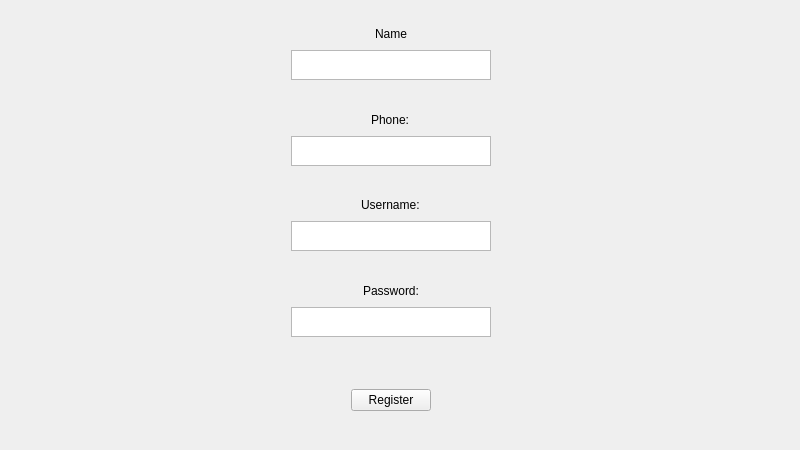
<?xml version="1.0" encoding="UTF-8"?>
<ui version="4.0">
 <class>Form</class>
 <widget class="QWidget" name="Form">
  <property name="geometry">
   <rect>
    <x>0</x>
    <y>0</y>
    <width>800</width>
    <height>450</height>
   </rect>
  </property>
  <property name="windowTitle">
   <string>Form</string>
  </property>
  <widget class="QWidget" name="verticalLayoutWidget_2">
   <property name="geometry">
    <rect>
     <x>0</x>
     <y>0</y>
     <width>781</width>
     <height>361</height>
    </rect>
   </property>
   <layout class="QVBoxLayout" name="verticalLayout_3">
    <item>
     <spacer name="verticalSpacer_3">
      <property name="orientation">
       <enum>Qt::Vertical</enum>
      </property>
      <property name="sizeHint" stdset="0">
       <size>
        <width>20</width>
        <height>40</height>
       </size>
      </property>
     </spacer>
    </item>
    <item>
     <layout class="QHBoxLayout" name="horizontalLayout_14">
      <item>
       <spacer name="horizontalSpacer_16">
        <property name="orientation">
         <enum>Qt::Horizontal</enum>
        </property>
        <property name="sizeHint" stdset="0">
         <size>
          <width>40</width>
          <height>20</height>
         </size>
        </property>
       </spacer>
      </item>
      <item>
       <widget class="QLabel" name="label">
        <property name="text">
         <string>Name</string>
        </property>
       </widget>
      </item>
      <item>
       <spacer name="horizontalSpacer_15">
        <property name="orientation">
         <enum>Qt::Horizontal</enum>
        </property>
        <property name="sizeHint" stdset="0">
         <size>
          <width>40</width>
          <height>20</height>
         </size>
        </property>
       </spacer>
      </item>
     </layout>
    </item>
    <item>
     <layout class="QHBoxLayout" name="horizontalLayout_9">
      <item>
       <spacer name="horizontalSpacer_6">
        <property name="orientation">
         <enum>Qt::Horizontal</enum>
        </property>
        <property name="sizeHint" stdset="0">
         <size>
          <width>40</width>
          <height>20</height>
         </size>
        </property>
       </spacer>
      </item>
      <item>
       <widget class="QTextEdit" name="nameBox">
        <property name="enabled">
         <bool>true</bool>
        </property>
        <property name="maximumSize">
         <size>
          <width>200</width>
          <height>30</height>
         </size>
        </property>
       </widget>
      </item>
      <item>
       <spacer name="horizontalSpacer_5">
        <property name="orientation">
         <enum>Qt::Horizontal</enum>
        </property>
        <property name="sizeHint" stdset="0">
         <size>
          <width>40</width>
          <height>20</height>
         </size>
        </property>
       </spacer>
      </item>
     </layout>
    </item>
    <item>
     <spacer name="verticalSpacer_2">
      <property name="orientation">
       <enum>Qt::Vertical</enum>
      </property>
      <property name="sizeHint" stdset="0">
       <size>
        <width>20</width>
        <height>40</height>
       </size>
      </property>
     </spacer>
    </item>
    <item>
     <layout class="QHBoxLayout" name="horizontalLayout_15">
      <item>
       <spacer name="horizontalSpacer_18">
        <property name="orientation">
         <enum>Qt::Horizontal</enum>
        </property>
        <property name="sizeHint" stdset="0">
         <size>
          <width>40</width>
          <height>20</height>
         </size>
        </property>
       </spacer>
      </item>
      <item>
       <widget class="QLabel" name="label_2">
        <property name="text">
         <string>Phone:</string>
        </property>
       </widget>
      </item>
      <item>
       <spacer name="horizontalSpacer_17">
        <property name="orientation">
         <enum>Qt::Horizontal</enum>
        </property>
        <property name="sizeHint" stdset="0">
         <size>
          <width>40</width>
          <height>20</height>
         </size>
        </property>
       </spacer>
      </item>
     </layout>
    </item>
    <item>
     <layout class="QHBoxLayout" name="horizontalLayout_7">
      <item>
       <spacer name="horizontalSpacer_8">
        <property name="orientation">
         <enum>Qt::Horizontal</enum>
        </property>
        <property name="sizeHint" stdset="0">
         <size>
          <width>40</width>
          <height>20</height>
         </size>
        </property>
       </spacer>
      </item>
      <item>
       <widget class="QTextEdit" name="phoneBox">
        <property name="maximumSize">
         <size>
          <width>200</width>
          <height>30</height>
         </size>
        </property>
       </widget>
      </item>
      <item>
       <spacer name="horizontalSpacer_7">
        <property name="orientation">
         <enum>Qt::Horizontal</enum>
        </property>
        <property name="sizeHint" stdset="0">
         <size>
          <width>40</width>
          <height>20</height>
         </size>
        </property>
       </spacer>
      </item>
     </layout>
    </item>
    <item>
     <spacer name="verticalSpacer_4">
      <property name="orientation">
       <enum>Qt::Vertical</enum>
      </property>
      <property name="sizeHint" stdset="0">
       <size>
        <width>20</width>
        <height>40</height>
       </size>
      </property>
     </spacer>
    </item>
    <item>
     <layout class="QHBoxLayout" name="horizontalLayout_3">
      <item>
       <spacer name="horizontalSpacer_10">
        <property name="orientation">
         <enum>Qt::Horizontal</enum>
        </property>
        <property name="sizeHint" stdset="0">
         <size>
          <width>40</width>
          <height>20</height>
         </size>
        </property>
       </spacer>
      </item>
      <item>
       <widget class="QLabel" name="label_3">
        <property name="text">
         <string>Username:</string>
        </property>
       </widget>
      </item>
      <item>
       <spacer name="horizontalSpacer_9">
        <property name="orientation">
         <enum>Qt::Horizontal</enum>
        </property>
        <property name="sizeHint" stdset="0">
         <size>
          <width>40</width>
          <height>20</height>
         </size>
        </property>
       </spacer>
      </item>
     </layout>
    </item>
    <item>
     <layout class="QHBoxLayout" name="horizontalLayout_2">
      <item>
       <spacer name="horizontalSpacer_2">
        <property name="orientation">
         <enum>Qt::Horizontal</enum>
        </property>
        <property name="sizeHint" stdset="0">
         <size>
          <width>40</width>
          <height>20</height>
         </size>
        </property>
       </spacer>
      </item>
      <item>
       <widget class="QTextEdit" name="usernameBox">
        <property name="maximumSize">
         <size>
          <width>200</width>
          <height>30</height>
         </size>
        </property>
       </widget>
      </item>
      <item>
       <spacer name="horizontalSpacer">
        <property name="orientation">
         <enum>Qt::Horizontal</enum>
        </property>
        <property name="sizeHint" stdset="0">
         <size>
          <width>40</width>
          <height>20</height>
         </size>
        </property>
       </spacer>
      </item>
     </layout>
    </item>
    <item>
     <spacer name="verticalSpacer">
      <property name="orientation">
       <enum>Qt::Vertical</enum>
      </property>
      <property name="sizeHint" stdset="0">
       <size>
        <width>20</width>
        <height>40</height>
       </size>
      </property>
     </spacer>
    </item>
    <item>
     <layout class="QHBoxLayout" name="horizontalLayout_4">
      <item>
       <spacer name="horizontalSpacer_12">
        <property name="orientation">
         <enum>Qt::Horizontal</enum>
        </property>
        <property name="sizeHint" stdset="0">
         <size>
          <width>40</width>
          <height>20</height>
         </size>
        </property>
       </spacer>
      </item>
      <item>
       <widget class="QLabel" name="label_4">
        <property name="text">
         <string>Password:</string>
        </property>
       </widget>
      </item>
      <item>
       <spacer name="horizontalSpacer_11">
        <property name="orientation">
         <enum>Qt::Horizontal</enum>
        </property>
        <property name="sizeHint" stdset="0">
         <size>
          <width>40</width>
          <height>20</height>
         </size>
        </property>
       </spacer>
      </item>
     </layout>
    </item>
    <item>
     <layout class="QHBoxLayout" name="horizontalLayout_6">
      <item>
       <spacer name="horizontalSpacer_14">
        <property name="orientation">
         <enum>Qt::Horizontal</enum>
        </property>
        <property name="sizeHint" stdset="0">
         <size>
          <width>40</width>
          <height>20</height>
         </size>
        </property>
       </spacer>
      </item>
      <item>
       <widget class="QTextEdit" name="passwordBox">
        <property name="maximumSize">
         <size>
          <width>200</width>
          <height>30</height>
         </size>
        </property>
       </widget>
      </item>
      <item>
       <spacer name="horizontalSpacer_13">
        <property name="orientation">
         <enum>Qt::Horizontal</enum>
        </property>
        <property name="sizeHint" stdset="0">
         <size>
          <width>40</width>
          <height>20</height>
         </size>
        </property>
       </spacer>
      </item>
     </layout>
    </item>
    <item>
     <spacer name="verticalSpacer_5">
      <property name="orientation">
       <enum>Qt::Vertical</enum>
      </property>
      <property name="sizeHint" stdset="0">
       <size>
        <width>20</width>
        <height>40</height>
       </size>
      </property>
     </spacer>
    </item>
   </layout>
  </widget>
  <widget class="QWidget" name="verticalLayoutWidget">
   <property name="geometry">
    <rect>
     <x>0</x>
     <y>360</y>
     <width>781</width>
     <height>81</height>
    </rect>
   </property>
   <layout class="QVBoxLayout" name="verticalLayout_2">
    <item>
     <layout class="QHBoxLayout" name="horizontalLayout_5">
      <item>
       <spacer name="horizontalSpacer_4">
        <property name="orientation">
         <enum>Qt::Horizontal</enum>
        </property>
        <property name="sizeHint" stdset="0">
         <size>
          <width>40</width>
          <height>20</height>
         </size>
        </property>
       </spacer>
      </item>
      <item>
       <widget class="QPushButton" name="registerButton">
        <property name="text">
         <string>Register</string>
        </property>
       </widget>
      </item>
      <item>
       <spacer name="horizontalSpacer_3">
        <property name="orientation">
         <enum>Qt::Horizontal</enum>
        </property>
        <property name="sizeHint" stdset="0">
         <size>
          <width>40</width>
          <height>20</height>
         </size>
        </property>
       </spacer>
      </item>
     </layout>
    </item>
   </layout>
  </widget>
 </widget>
 <resources/>
 <connections/>
</ui>
